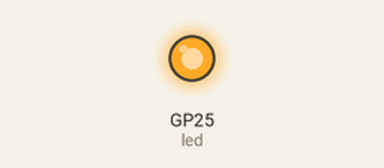
Bench run of a program on a simulated Raspberry Pi Pico running MicroPython. On the bench: output pins drawn as LEDs (lit = HIGH). What the program prints to the serial console is not drawn.

Above: at 0.1 s.
At 9.32 s:
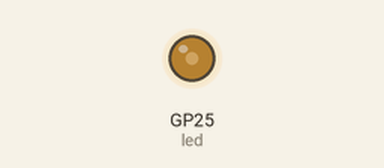
At 11.73 s:
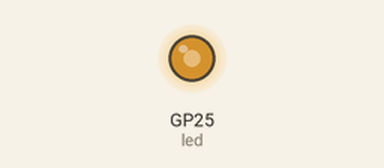
At 17.2 s:
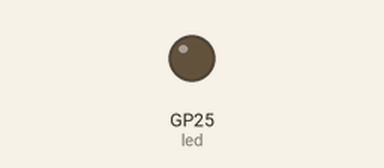
Timing chart, 0 to 18.7 s (numbered marks = the images above):
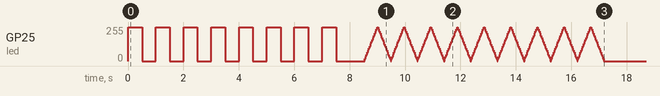

The program:

emulator_demo.py
```python
"""
MicroPython Emulator Demo - Cycles through hardware tests
This script demonstrates various MicroPython features in the emulator.
Each test runs for approximately 8 seconds before moving to the next.

Tests included:
1. LED Blink - Basic GPIO output
2. PWM Fade - LED breathing effect
3. Timer Callbacks - Periodic timer events
4. UART Loopback - Serial communication (auto-enabled in emulator)
5. I2C Scan - Device discovery
"""
from machine import Pin, PWM, Timer, UART, I2C
import utime

# Configuration
TEST_DURATION_MS = 8000  # 8 seconds per test
LOOP_FOREVER = True      # Set to False to run once

# ============================================================================
# Test 1: LED Blink
# ============================================================================
def test_led_blink():
    """Basic LED blink test - toggles every 500ms"""
    print("=" * 50)
    print("TEST 1: LED Blink")
    print("=" * 50)
    print("Toggling LED every 500ms...")
    print()

    led = Pin("LED", Pin.OUT)
    start = utime.ticks_ms()
    count = 0

    while utime.ticks_diff(utime.ticks_ms(), start) < TEST_DURATION_MS:
        led.toggle()
        count += 1
        state = "ON " if led.value() else "OFF"
        print(f"  LED {state} (toggle #{count})")
        utime.sleep_ms(500)

    led.off()
    print(f"\nCompleted {count} toggles")
    print()


# ============================================================================
# Test 2: PWM Fade
# ============================================================================
def test_pwm_fade():
    """PWM LED fade - breathing effect"""
    print("=" * 50)
    print("TEST 2: PWM Fade (LED Breathing)")
    print("=" * 50)
    print("Fading LED up and down using PWM...")
    print()

    led = PWM(Pin(25))
    led.freq(1000)
    start = utime.ticks_ms()
    cycle = 0

    while utime.ticks_diff(utime.ticks_ms(), start) < TEST_DURATION_MS:
        cycle += 1

        # Fade up
        print(f"  Cycle {cycle}: Fading up...", end="", flush=True)
        for duty in range(0, 65536, 4096):
            led.duty_u16(duty)
            utime.sleep_ms(30)
        print(f" peak={led.duty_u16()}")

        # Fade down
        print(f"  Cycle {cycle}: Fading down...", end="", flush=True)
        for duty in range(65535, -1, -4096):
            led.duty_u16(duty)
            utime.sleep_ms(30)
        print(f" low={led.duty_u16()}")

    led.deinit()
    print(f"\nCompleted {cycle} fade cycles")
    print()


# ============================================================================
# Test 3: Timer Callbacks
# ============================================================================
def test_timer():
    """Timer callback test - periodic interrupts"""
    print("=" * 50)
    print("TEST 3: Timer Callbacks")
    print("=" * 50)
    print("Firing timer every 500ms...")
    print()

    callback_count = 0
    timer_start = utime.ticks_ms()

    def timer_callback(t):
        """Timer IRQ callback: increments counter and prints elapsed time."""
        nonlocal callback_count
        callback_count += 1
        elapsed = utime.ticks_diff(utime.ticks_ms(), timer_start)
        print(f"  ⏱️  Timer #{callback_count} at {elapsed}ms")

    timer = Timer(-1)
    timer.init(period=500, mode=Timer.PERIODIC, callback=timer_callback)

    start = utime.ticks_ms()
    while utime.ticks_diff(utime.ticks_ms(), start) < TEST_DURATION_MS:
        utime.sleep_ms(100)

    timer.deinit()
    print(f"\nTimer fired {callback_count} times")
    print()


# ============================================================================
# Test 4: UART Loopback
# ============================================================================
def test_uart():
    """UART loopback test - TX data loops to RX (auto-enabled in emulator)"""
    print("=" * 50)
    print("TEST 4: UART Loopback")
    print("=" * 50)
    print("Testing UART communication (loopback enabled by default)...")
    print()

    uart = UART(0, baudrate=115200, tx=Pin(0), rx=Pin(1))
    start = utime.ticks_ms()
    test_num = 0

    test_messages = [
        b"Hello MicroPython!",
        b"Emulator Test",
        bytes([0x00, 0x55, 0xAA, 0xFF]),
        b"UART working!",
        b"Loopback enabled",
    ]

    while utime.ticks_diff(utime.ticks_ms(), start) < TEST_DURATION_MS:
        msg = test_messages[test_num % len(test_messages)]
        test_num += 1

        uart.write(msg)
        received = uart.read()

        if len(msg) <= 20:
            print(f"  TX: {msg}")
            print(f"  RX: {received}")
        else:
            print(f"  TX: {msg[:20]}... ({len(msg)} bytes)")
            print(f"  RX: {received[:20] if received else None}... ({len(received) if received else 0} bytes)")

        match = "✓ Match" if msg == received else "✗ Mismatch"
        print(f"  {match}")
        print()

        utime.sleep_ms(1500)

    print(f"Completed {test_num} UART tests")
    print()


# ============================================================================
# Test 5: I2C Scan
# ============================================================================
def test_i2c():
    """I2C bus scan - discovers connected devices"""
    print("=" * 50)
    print("TEST 5: I2C Bus Scan")
    print("=" * 50)
    print("Scanning I2C bus for devices...")
    print("(Emulator has mock devices at 0x27, 0x3C, 0x68, 0x76)")
    print()

    i2c = I2C(0, scl=Pin(1), sda=Pin(0), freq=400000)
    start = utime.ticks_ms()
    scan_num = 0

    # Known device descriptions
    device_names = {
        0x27: "LCD Display (PCF8574)",
        0x3C: "OLED Display (SSD1306)",
        0x68: "IMU (MPU6050) or RTC (DS3231)",
        0x76: "Sensor (BME280/BMP280)",
        0x77: "Sensor (BME280 alt addr)",
        0x48: "ADC (ADS1115)",
        0x50: "EEPROM (AT24C32)",
    }

    while utime.ticks_diff(utime.ticks_ms(), start) < TEST_DURATION_MS:
        scan_num += 1
        print(f"  Scan #{scan_num}:")

        devices = i2c.scan()

        if devices:
            print(f"    Found {len(devices)} device(s):")
            for addr in devices:
                name = device_names.get(addr, "Unknown device")
                print(f"      0x{addr:02X} - {name}")
        else:
            print("    No devices found")

        print()
        utime.sleep_ms(2000)

    print(f"Completed {scan_num} I2C scans")
    print()


# ============================================================================
# Main Loop
# ============================================================================
def main():
    """Run all tests in sequence"""
    tests = [
        ("LED Blink", test_led_blink),
        ("PWM Fade", test_pwm_fade),
        ("Timer", test_timer),
        ("UART", test_uart),
        ("I2C", test_i2c),
    ]

    cycle = 0

    while True:
        cycle += 1
        print()
        print("#" * 60)
        print(f"#  EMULATOR DEMO - CYCLE {cycle}")
        print("#" * 60)
        print()
        print("Tests will run for ~8 seconds each")
        print(f"Total tests: {len(tests)}")
        print()

        for i, (name, test_func) in enumerate(tests, 1):
            print(f">>> Starting test {i}/{len(tests)}: {name}")
            print()

            try:
                test_func()
            except Exception as e:
                print(f"  ❌ Test failed: {e}")
                print()

            # Small pause between tests
            utime.sleep_ms(500)

        print()
        print("=" * 60)
        print(f"  CYCLE {cycle} COMPLETE - All {len(tests)} tests finished!")
        print("=" * 60)

        if not LOOP_FOREVER:
            print("\nDemo complete. Set LOOP_FOREVER=True to repeat.")
            break

        print("\nRestarting in 3 seconds...")
        utime.sleep(3)


if __name__ == "__main__":
    main()
```

Measured:
- by itself, GP25 (led): 0/255 → 255/255 at 0.01 s, → 0/255 0.50 s later, → 255/255 0.50 s later, → 0/255 0.50 s later, … (304 changes in this stretch)
